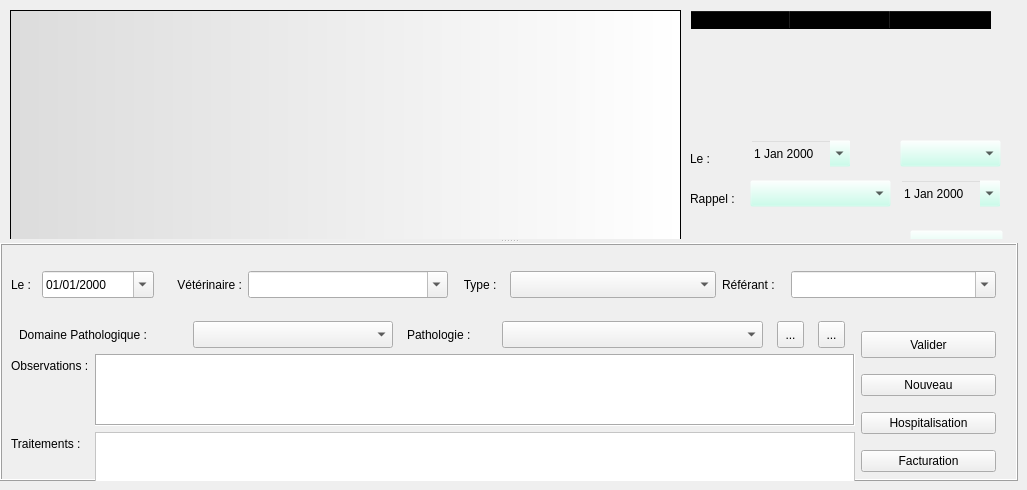
        <widget class="QWidget" name="tab_consulation">
         <attribute name="title">
          <string>Consultation</string>
         </attribute>
         <widget class="QSplitter" name="splitter">
          <property name="geometry">
           <rect>
            <x>0</x>
            <y>0</y>
            <width>1018</width>
            <height>481</height>
           </rect>
          </property>
          <property name="sizePolicy">
           <sizepolicy hsizetype="Preferred" vsizetype="Preferred">
            <horstretch>0</horstretch>
            <verstretch>0</verstretch>
           </sizepolicy>
          </property>
          <property name="maximumSize">
           <size>
            <width>16777215</width>
            <height>16777215</height>
           </size>
          </property>
          <property name="orientation">
           <enum>Qt::Vertical</enum>
          </property>
          <widget class="QFrame" name="frame_med_sup">
           <property name="styleSheet">
            <string notr="true">background-color: rgb(188, 255, 231,0);</string>
           </property>
           <property name="frameShape">
            <enum>QFrame::Box</enum>
           </property>
           <property name="frameShadow">
            <enum>QFrame::Raised</enum>
           </property>
           <widget class="QTableWidget" name="tableWidget_vacciner">
            <property name="geometry">
             <rect>
              <x>690</x>
              <y>10</y>
              <width>311</width>
              <height>121</height>
             </rect>
            </property>
            <property name="rowCount">
             <number>3</number>
            </property>
            <property name="columnCount">
             <number>3</number>
            </property>
            <attribute name="verticalHeaderVisible">
             <bool>false</bool>
            </attribute>
            <attribute name="verticalHeaderVisible">
             <bool>false</bool>
            </attribute>
            <row/>
            <row/>
            <row/>
            <column/>
            <column/>
            <column/>
           </widget>
           <widget class="QPushButton" name="button_vacciner">
            <property name="geometry">
             <rect>
              <x>910</x>
              <y>230</y>
              <width>93</width>
              <height>27</height>
             </rect>
            </property>
            <property name="toolTip">
             <string>Ajouter ce vaccin dans le dossier</string>
            </property>
            <property name="text">
             <string>Vacciner</string>
            </property>
           </widget>
           <widget class="QDateEdit" name="dateEdit_vacciner_start">
            <property name="geometry">
             <rect>
              <x>750</x>
              <y>140</y>
              <width>101</width>
              <height>27</height>
             </rect>
            </property>
            <property name="toolTip">
             <string>Date de vaccination</string>
            </property>
            <property name="calendarPopup">
             <bool>true</bool>
            </property>
           </widget>
           <widget class="QDateEdit" name="dateEdit_vacciner_end">
            <property name="geometry">
             <rect>
              <x>900</x>
              <y>180</y>
              <width>101</width>
              <height>27</height>
             </rect>
            </property>
            <property name="toolTip">
             <string>Date de rappel</string>
            </property>
            <property name="calendarPopup">
             <bool>true</bool>
            </property>
           </widget>
           <widget class="QComboBox" name="comboBox_vacciner">
            <property name="geometry">
             <rect>
              <x>900</x>
              <y>140</y>
              <width>101</width>
              <height>27</height>
             </rect>
            </property>
            <property name="toolTip">
             <string>Vaccin</string>
            </property>
           </widget>
           <widget class="QComboBox" name="comboBox_rappel">
            <property name="geometry">
             <rect>
              <x>750</x>
              <y>180</y>
              <width>141</width>
              <height>27</height>
             </rect>
            </property>
            <property name="toolTip">
             <string>Période de rappel</string>
            </property>
           </widget>
           <widget class="QLabel" name="label_2">
            <property name="geometry">
             <rect>
              <x>690</x>
              <y>190</y>
              <width>62</width>
              <height>17</height>
             </rect>
            </property>
            <property name="text">
             <string>Rappel :</string>
            </property>
            <property name="buddy">
             <cstring>comboBox_rappel</cstring>
            </property>
           </widget>
           <widget class="QLabel" name="label_vaccinerStart">
            <property name="geometry">
             <rect>
              <x>690</x>
              <y>150</y>
              <width>31</width>
              <height>17</height>
             </rect>
            </property>
            <property name="text">
             <string>Le :</string>
            </property>
            <property name="buddy">
             <cstring>dateEdit_vacciner_start</cstring>
            </property>
           </widget>
           <widget class="QTextBrowser" name="textBrowser_consultations">
            <property name="geometry">
             <rect>
              <x>10</x>
              <y>10</y>
              <width>671</width>
              <height>401</height>
             </rect>
            </property>
            <property name="styleSheet">
             <string notr="true">background-position: right; background-image:  url(:/newPrefix/images/openvet.png);background-repeat: no-repeat; 
background-color: qlineargradient(spread:pad, x1:0, y1:0, x2:1, y2:0, stop:0 rgba(220, 220, 220, 255), stop:1 rgba(255, 255, 255, 255));</string>
            </property>
           </widget>
          </widget>
          <widget class="QFrame" name="frame_med_inf">
           <property name="sizePolicy">
            <sizepolicy hsizetype="Preferred" vsizetype="Expanding">
             <horstretch>0</horstretch>
             <verstretch>0</verstretch>
            </sizepolicy>
           </property>
           <property name="minimumSize">
            <size>
             <width>0</width>
             <height>0</height>
            </size>
           </property>
           <property name="toolTip">
            <string>Ajouter un commentaire</string>
           </property>
           <property name="styleSheet">
            <string notr="true"/>
           </property>
           <property name="frameShape">
            <enum>QFrame::Box</enum>
           </property>
           <property name="frameShadow">
            <enum>QFrame::Raised</enum>
           </property>
           <widget class="QWidget" name="layoutWidget">
            <property name="geometry">
             <rect>
              <x>11</x>
              <y>11</y>
              <width>985</width>
              <height>246</height>
             </rect>
            </property>
            <layout class="QVBoxLayout" name="verticalLayout_6">
             <item>
              <layout class="QHBoxLayout" name="horizontalLayout">
               <property name="spacing">
                <number>6</number>
               </property>
               <item>
                <widget class="QLabel" name="label_13">
                 <property name="maximumSize">
                  <size>
                   <width>25</width>
                   <height>27</height>
                  </size>
                 </property>
                 <property name="text">
                  <string>Le :</string>
                 </property>
                 <property name="buddy">
                  <cstring>dateEdit_consult</cstring>
                 </property>
                </widget>
               </item>
               <item>
                <widget class="QDateEdit" name="dateEdit_consult">
                 <property name="sizePolicy">
                  <sizepolicy hsizetype="Fixed" vsizetype="Fixed">
                   <horstretch>0</horstretch>
                   <verstretch>0</verstretch>
                  </sizepolicy>
                 </property>
                 <property name="minimumSize">
                  <size>
                   <width>112</width>
                   <height>27</height>
                  </size>
                 </property>
                 <property name="maximumSize">
                  <size>
                   <width>16777215</width>
                   <height>27</height>
                  </size>
                 </property>
                 <property name="toolTip">
                  <string>Date de consultation</string>
                 </property>
                 <property name="displayFormat">
                  <string>dd/MM/yyyy</string>
                 </property>
                 <property name="calendarPopup">
                  <bool>true</bool>
                 </property>
                </widget>
               </item>
               <item>
                <widget class="QLabel" name="label">
                 <property name="minimumSize">
                  <size>
                   <width>82</width>
                   <height>0</height>
                  </size>
                 </property>
                 <property name="maximumSize">
                  <size>
                   <width>82</width>
                   <height>27</height>
                  </size>
                 </property>
                 <property name="text">
                  <string>Vétérinaire :</string>
                 </property>
                 <property name="textFormat">
                  <enum>Qt::AutoText</enum>
                 </property>
                 <property name="alignment">
                  <set>Qt::AlignRight|Qt::AlignTrailing|Qt::AlignVCenter</set>
                 </property>
                 <property name="textInteractionFlags">
                  <set>Qt::LinksAccessibleByMouse</set>
                 </property>
                 <property name="buddy">
                  <cstring>comboBox_veterinaire</cstring>
                 </property>
                </widget>
               </item>
               <item>
                <widget class="MyComboBox" name="comboBox_veterinaire">
                 <property name="sizePolicy">
                  <sizepolicy hsizetype="Fixed" vsizetype="Fixed">
                   <horstretch>0</horstretch>
                   <verstretch>0</verstretch>
                  </sizepolicy>
                 </property>
                 <property name="minimumSize">
                  <size>
                   <width>200</width>
                   <height>27</height>
                  </size>
                 </property>
                 <property name="maximumSize">
                  <size>
                   <width>16777215</width>
                   <height>27</height>
                  </size>
                 </property>
                 <property name="toolTip">
                  <string>Vétérinaire consultant</string>
                 </property>
                 <property name="styleSheet">
                  <string notr="true">selection-background-color: rgb(255, 255, 127);</string>
                 </property>
                 <property name="editable">
                  <bool>true</bool>
                 </property>
                 <property name="frame">
                  <bool>true</bool>
                 </property>
                </widget>
               </item>
               <item>
                <widget class="QLabel" name="label_12">
                 <property name="maximumSize">
                  <size>
                   <width>50</width>
                   <height>27</height>
                  </size>
                 </property>
                 <property name="text">
                  <string>   Type :</string>
                 </property>
                 <property name="buddy">
                  <cstring>comboBox_consultType</cstring>
                 </property>
                </widget>
               </item>
               <item>
                <widget class="MyComboBox" name="comboBox_consultType">
                 <property name="minimumSize">
                  <size>
                   <width>160</width>
                   <height>27</height>
                  </size>
                 </property>
                 <property name="maximumSize">
                  <size>
                   <width>16777215</width>
                   <height>27</height>
                  </size>
                 </property>
                 <property name="toolTip">
                  <string>Choir le type dominant de la consultation</string>
                 </property>
                 <property name="styleSheet">
                  <string notr="true">selection-background-color: rgb(255, 255, 127);</string>
                 </property>
                </widget>
               </item>
               <item>
                <widget class="QLabel" name="label_Referant">
                 <property name="maximumSize">
                  <size>
                   <width>63</width>
                   <height>27</height>
                  </size>
                 </property>
                 <property name="text">
                  <string>Référant :</string>
                 </property>
                 <property name="buddy">
                  <cstring>comboBox_Referant</cstring>
                 </property>
                </widget>
               </item>
               <item>
                <widget class="MyComboBox" name="comboBox_Referant">
                 <property name="minimumSize">
                  <size>
                   <width>181</width>
                   <height>27</height>
                  </size>
                 </property>
                 <property name="maximumSize">
                  <size>
                   <width>16777215</width>
                   <height>27</height>
                  </size>
                 </property>
                 <property name="toolTip">
                  <string>Choisir un vétérinaire référant</string>
                 </property>
                 <property name="styleSheet">
                  <string notr="true">selection-background-color: rgb(255, 255, 127);</string>
                 </property>
                 <property name="editable">
                  <bool>true</bool>
                 </property>
                </widget>
               </item>
              </layout>
             </item>
             <item>
              <layout class="QHBoxLayout" name="horizontalLayout_8">
               <item>
                <layout class="QVBoxLayout" name="verticalLayout_5">
                 <item>
                  <layout class="QHBoxLayout" name="horizontalLayout_7">
                   <item>
                    <widget class="QLabel" name="label_17">
                     <property name="maximumSize">
                      <size>
                       <width>160</width>
                       <height>27</height>
                      </size>
                     </property>
                     <property name="text">
                      <string>Domaine Pathologique :</string>
                     </property>
                    </widget>
                   </item>
                   <item>
                    <widget class="MyComboBox" name="comboBox_PathologieDomaine">
                     <property name="minimumSize">
                      <size>
                       <width>191</width>
                       <height>27</height>
                      </size>
                     </property>
                     <property name="maximumSize">
                      <size>
                       <width>200</width>
                       <height>27</height>
                      </size>
                     </property>
                     <property name="toolTip">
                      <string>Domaine pathologique dominant de la consultation</string>
                     </property>
                     <property name="styleSheet">
                      <string notr="true">selection-background-color: rgb(255, 255, 127);</string>
                     </property>
                    </widget>
                   </item>
                   <item>
                    <widget class="QLabel" name="label_Pathologie">
                     <property name="minimumSize">
                      <size>
                       <width>81</width>
                       <height>0</height>
                      </size>
                     </property>
                     <property name="maximumSize">
                      <size>
                       <width>81</width>
                       <height>27</height>
                      </size>
                     </property>
                     <property name="text">
                      <string>Pathologie :</string>
                     </property>
                    </widget>
                   </item>
                   <item>
                    <widget class="MyComboBox" name="comboBox_Pathologie">
                     <property name="minimumSize">
                      <size>
                       <width>221</width>
                       <height>27</height>
                      </size>
                     </property>
                     <property name="maximumSize">
                      <size>
                       <width>261</width>
                       <height>27</height>
                      </size>
                     </property>
                     <property name="toolTip">
                      <string>Choisir une Pathologie Dominante pour cette Consultation</string>
                     </property>
                     <property name="styleSheet">
                      <string notr="true">selection-background-color: rgb(255, 255, 127);</string>
                     </property>
                     <property name="editable">
                      <bool>false</bool>
                     </property>
                    </widget>
                   </item>
                   <item>
                    <widget class="QToolButton" name="toolButton_Pathologie">
                     <property name="minimumSize">
                      <size>
                       <width>27</width>
                       <height>27</height>
                      </size>
                     </property>
                     <property name="maximumSize">
                      <size>
                       <width>27</width>
                       <height>27</height>
                      </size>
                     </property>
                     <property name="toolTip">
                      <string>Accès au formulaire de pathologie</string>
                     </property>
                     <property name="text">
                      <string>...</string>
                     </property>
                     <property name="icon">
                      <iconset resource="resources.qrc">
                       <normaloff>:/newPrefix/images/pathologie.png</normaloff>:/newPrefix/images/pathologie.png</iconset>
                     </property>
                     <property name="iconSize">
                      <size>
                       <width>36</width>
                       <height>36</height>
                      </size>
                     </property>
                    </widget>
                   </item>
                   <item>
                    <widget class="QToolButton" name="toolButton_comment">
                     <property name="minimumSize">
                      <size>
                       <width>27</width>
                       <height>27</height>
                      </size>
                     </property>
                     <property name="maximumSize">
                      <size>
                       <width>27</width>
                       <height>27</height>
                      </size>
                     </property>
                     <property name="text">
                      <string>...</string>
                     </property>
                     <property name="icon">
                      <iconset resource="resources.qrc">
                       <normaloff>:/newPrefix/images/info.png</normaloff>:/newPrefix/images/info.png</iconset>
                     </property>
                     <property name="iconSize">
                      <size>
                       <width>48</width>
                       <height>48</height>
                      </size>
                     </property>
                    </widget>
                   </item>
                  </layout>
                 </item>
                 <item>
                  <layout class="QFormLayout" name="formLayout">
                   <property name="fieldGrowthPolicy">
                    <enum>QFormLayout::AllNonFixedFieldsGrow</enum>
                   </property>
                   <item row="0" column="0">
                    <widget class="QLabel" name="label_14">
                     <property name="text">
                      <string>Observations :</string>
                     </property>
                    </widget>
                   </item>
                   <item row="0" column="1">
                    <widget class="QTextEdit" name="textEdit_consultObs">
                     <property name="sizePolicy">
                      <sizepolicy hsizetype="Preferred" vsizetype="Preferred">
                       <horstretch>0</horstretch>
                       <verstretch>0</verstretch>
                      </sizepolicy>
                     </property>
                     <property name="minimumSize">
                      <size>
                       <width>760</width>
                       <height>0</height>
                      </size>
                     </property>
                     <property name="maximumSize">
                      <size>
                       <width>16777215</width>
                       <height>111</height>
                      </size>
                     </property>
                     <property name="toolTip">
                      <string>Insérer les observations cliniques</string>
                     </property>
                     <property name="styleSheet">
                      <string notr="true">background-color: rgb(255, 255, 255);</string>
                     </property>
                     <property name="frameShape">
                      <enum>QFrame::Box</enum>
                     </property>
                     <property name="frameShadow">
                      <enum>QFrame::Sunken</enum>
                     </property>
                    </widget>
                   </item>
                   <item row="1" column="0">
                    <widget class="QLabel" name="label_15">
                     <property name="text">
                      <string>Traitements :</string>
                     </property>
                    </widget>
                   </item>
                   <item row="1" column="1">
                    <widget class="QTextEdit" name="textEdit_consultTrait">
                     <property name="sizePolicy">
                      <sizepolicy hsizetype="Fixed" vsizetype="Fixed">
                       <horstretch>0</horstretch>
                       <verstretch>0</verstretch>
                      </sizepolicy>
                     </property>
                     <property name="minimumSize">
                      <size>
                       <width>760</width>
                       <height>0</height>
                      </size>
                     </property>
                     <property name="maximumSize">
                      <size>
                       <width>16777215</width>
                       <height>51</height>
                      </size>
                     </property>
                     <property name="toolTip">
                      <string>Inserez les traitements</string>
                     </property>
                     <property name="styleSheet">
                      <string notr="true">background-color: rgb(255, 255, 255);</string>
                     </property>
                    </widget>
                   </item>
                  </layout>
                 </item>
                </layout>
               </item>
               <item>
                <layout class="QVBoxLayout" name="verticalLayout">
                 <item>
                  <widget class="QPushButton" name="pushButton_valider">
                   <property name="minimumSize">
                    <size>
                     <width>0</width>
                     <height>27</height>
                    </size>
                   </property>
                   <property name="toolTip">
                    <string>Enregistrer cette consultation</string>
                   </property>
                   <property name="text">
                    <string>Valider</string>
                   </property>
                  </widget>
                 </item>
                 <item>
                  <widget class="QPushButton" name="pushButton_Nouveau">
                   <property name="toolTip">
                    <string>Nouvelle Consultation</string>
                   </property>
                   <property name="text">
                    <string>Nouveau</string>
                   </property>
                  </widget>
                 </item>
                 <item>
                  <widget class="QPushButton" name="pushButton_Hospit">
                   <property name="toolTip">
                    <string>Imprimer la fiche d'hospitalisation</string>
                   </property>
                   <property name="text">
                    <string>Hospitalisation</string>
                   </property>
                  </widget>
                 </item>
                 <item>
                  <widget class="QPushButton" name="pushButton_Facturation">
                   <property name="toolTip">
                    <string>Basculer en facturation</string>
                   </property>
                   <property name="text">
                    <string>Facturation</string>
                   </property>
                  </widget>
                 </item>
                </layout>
               </item>
              </layout>
             </item>
            </layout>
           </widget>
          </widget>
         </widget>
        </widget>
